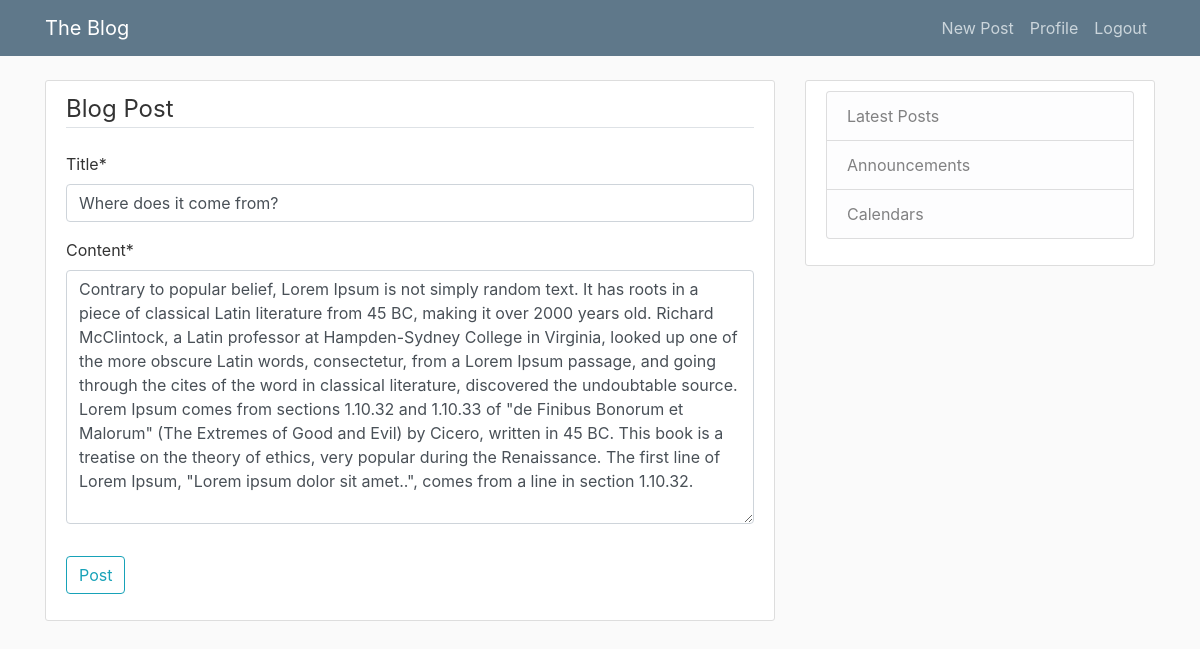
The page /post/17/update/ (signed in) on the database its author committed.
### blogApp/models.py (models this page shows, shortened)
class Post(models.Model):
    title = models.CharField(max_length=100)
    content = models.TextField()
    date_posted = models.DateTimeField(default=timezone.now)
    author = models.ForeignKey(User, on_delete=models.CASCADE)

### blogApp/views.py (the view, shortened to what this page needs)
# urls.py: path("post/<int:pk>/update/", PostUpdateView.as_view(), name="post-update"),
class PostUpdateView(LoginRequiredMixin, UserPassesTestMixin, UpdateView):
    model = Post
    fields = ["title", "content"]
    def test_func(self):
        post = self.get_object()
        if self.request.user == post.author:
            return True
        return False

### blogApp/templates/blogApp/post_form.html (shortened to what this page needs)
{% extends "blogApp/base.html" %}
{% load crispy_forms_tags %}
{% block content %}
<div class="content-section">
  <form method="POST">
    <fieldset class="form-group">
      <legend class="border-bottom mb-4">Blog Post</legend>
      {{ form|crispy }}
    </fieldset>
    <div class="form-group">
      <button class="btn btn-outline-info" type="submit">Post</button>
    </div>
  </form>
</div>
{% endblock content %}

### blogApp/static/blogApp/main.css (style rules this page uses)
body { background: #fafafa; color: #333333; margin-top: 5rem; }
.content-section { background: #ffffff; padding: 10px 20px; border: 1px solid #dddddd; border-radius: 3px; margin-bottom: 20px; }

### rows shown on the page
Post: title "Where does it come from?", content "Contrary to popular belief, Lorem Ipsum is not simply random text. It has roots in a piece of classical Latin literature from 45 BC, making it over 2000 years old. Richard McClintock, a Latin professor at Hampden-Sydney College in Virginia, looked up one of the more obscure Latin words, consectetur, from a Lorem Ipsum passage, and going through the cites of the word in classical literature, discovered the undoubtable source. Lorem Ipsum comes from sections 1.10.32 and 1.10.33 of \"de Finibus Bonorum et Malorum\" (The Extremes of Good and Evil) by Cicero, written in 45 BC. This book is a treatise on the theory of ethics, very popular during the Renaissance. The first line of Lorem Ipsum,…"
